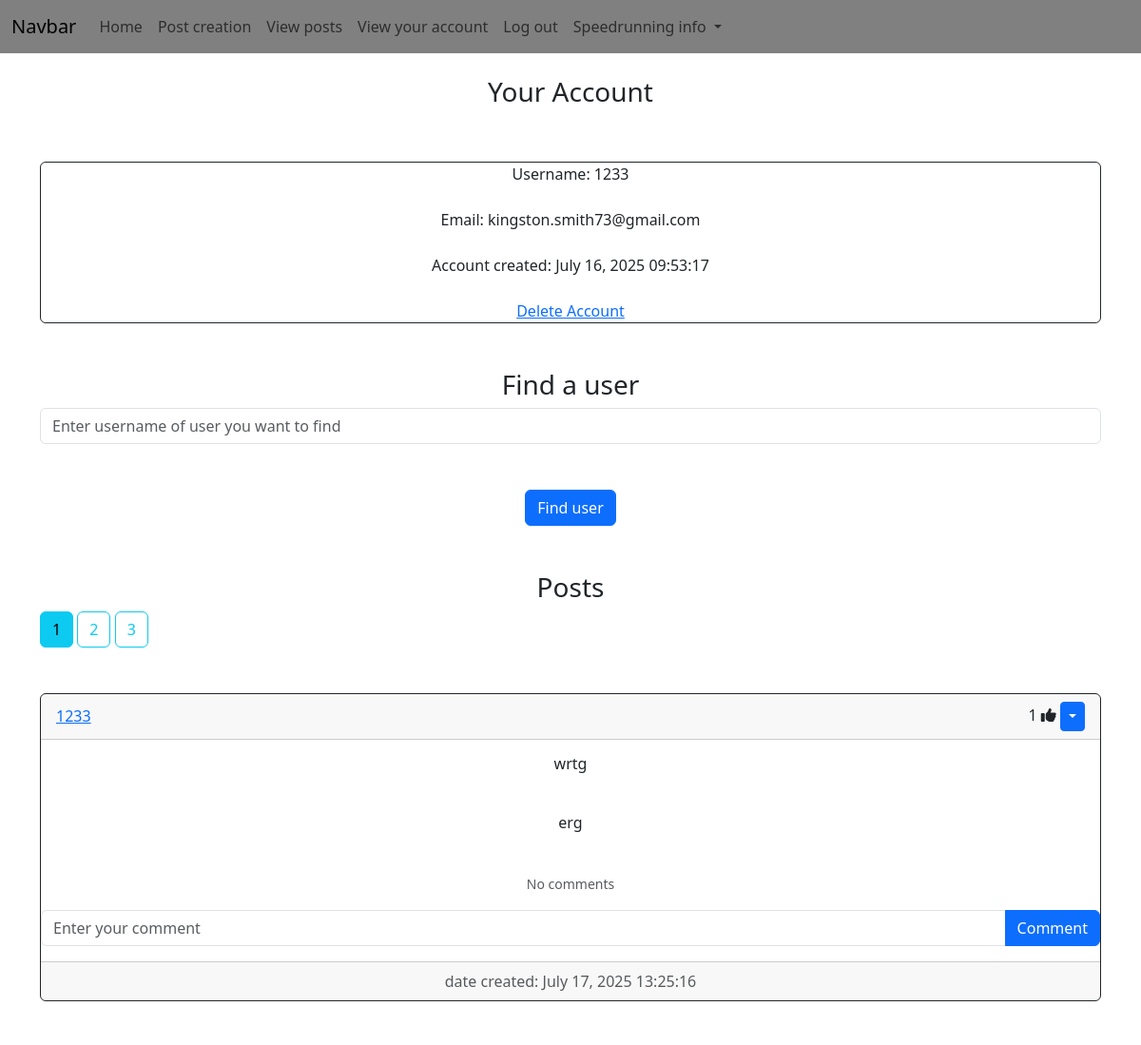
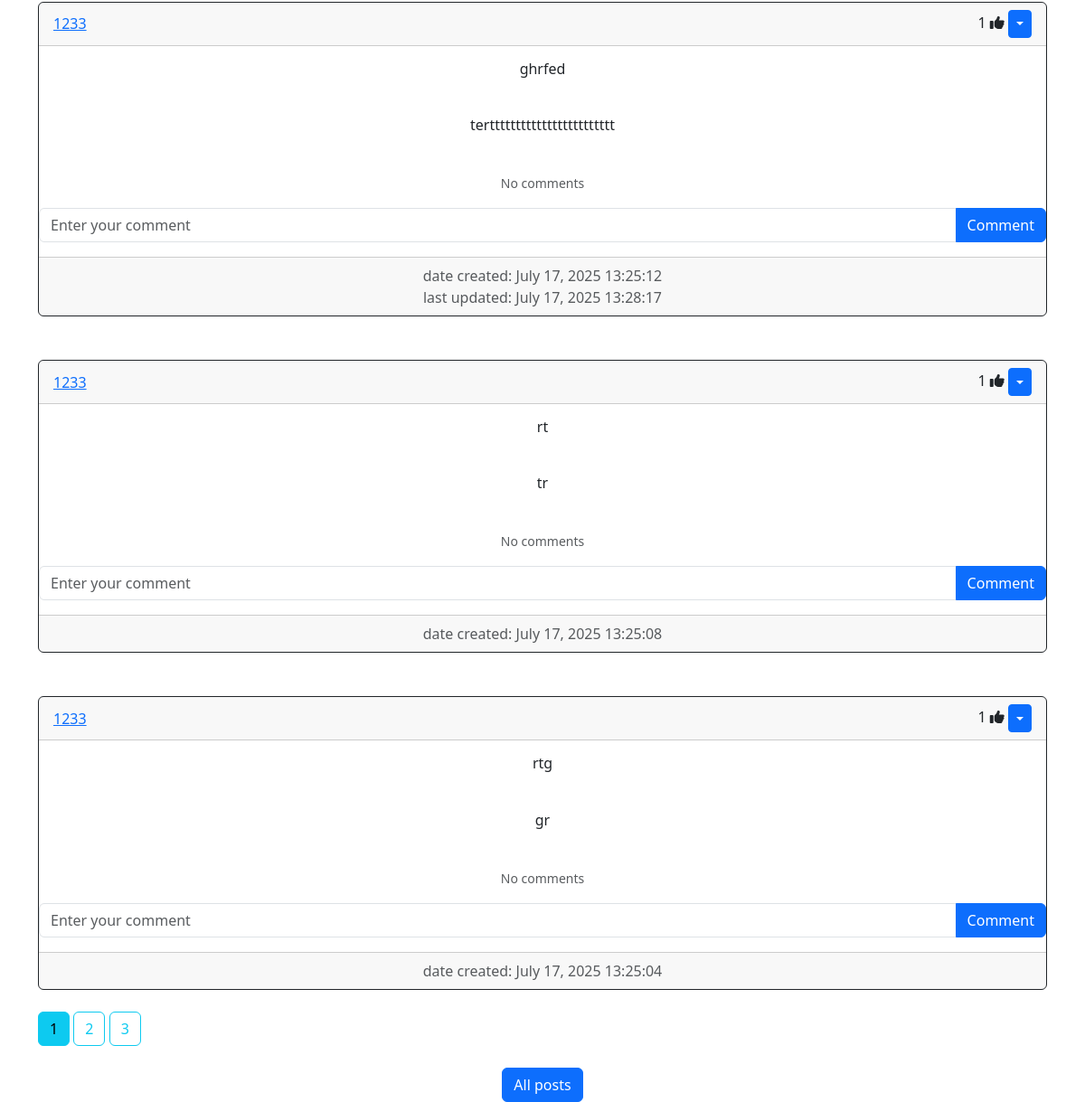
Screenshot of /account/1233 (signed in) with the database file from the repository (2 pictures, top to bottom).
### website/models.py (models this page shows)
class User(db.Model, UserMixin):
    id = db.Column(db.Integer, primary_key=True)
    email = db.Column(db.String(150), unique=True)
    username = db.Column(db.String(20), unique=True)
    password = db.Column(db.String(20))
    date_created = db.Column(db.String)
    posts = db.Relationship('Post', backref="user", passive_deletes=True)
    comments = db.Relationship('Comment', backref='user', passive_deletes=True)
    likes = db.Relationship('Like', backref='user', passive_deletes=True)

class Post(db.Model):
    id = db.Column(db.Integer, primary_key=True)
    title = db.Column(db.String(100), nullable=False)
    content = db.Column(db.Text, nullable=False)
    date_created = db.Column(db.String)
    last_updated = db.Column(db.String)
    author = db.Column(db.Integer, db.ForeignKey(
        'user.id', ondelete="CASCADE"), nullable=False)
    comments = db.Relationship('Comment', backref='post', passive_deletes=True)
    likes = db.Relationship('Like', backref='post', passive_deletes=True)

### website/auth.py (the view)
@auth.route("/account/<username>", methods=['GET', 'POST'])
@login_required
def account(username):
    if request.method == "POST":
        username = request.form.get("username")
    page = request.args.get('page', 1, type=int)
    user = User.query.filter_by(username=username).first()
    if not user:
        flash("User does not exist", category="error")
        return redirect(url_for('views.blog'))
    posts = Post.query.filter_by(user=user).order_by(
        Post.date_created.desc()).paginate(page=page, per_page=4)
    return render_template("account.html", user=current_user, posts=posts, username=username)

### website/__init__.py (called while the page is built)
def create_app():
    app = Flask(__name__)
    app.config['SECRET_KEY'] = "388ud40ii03do43lpdekwfckojehwuftdeeduiqowpdslpodojsijdoipowpkdiojpewiifhr8498323ijoidj8edc98eis4w134w152t3tupw3popoi90wdpoewidouhouiudhe"
    app.config['SQLALCHEMY_DATABASE_URI'] = f'sqlite:///{DB_NAME}'
    db.init_app(app)
    from .views import views
    app.register_blueprint(views, url_prefix="/")
    from .auth import auth
    app.register_blueprint(auth, url_prefix="/")
    from .models import User
    with app.app_context():
        db.create_all()
    login_manager = LoginManager()
    login_manager.login_view = "auth.login"
    login_manager.init_app(app)
    @login_manager.user_loader
    def load_user(id):
        return User.query.get(int(id))
    return app

### website/Templates/account.html
{% extends "posts_div.html" %} {% block title %}{{username}}'s posts{% endblock %}{% block header %} {{username}}'s posts {% endblock %}
{% block usersearch %}
<div align="center"><h3>Find a user</h3></div>
<form method="POST">
    <input type="text" name="username" id="username" class="form-control" placeholder="Enter username of user you want to find" />
    <br/>
    <br/>
    <div align="center">
        <button class="btn btn-primary" type="submit">
            Find user
        </button>
    </div>
</form>
{% endblock %}
{% block footer %}
<div align="center">
    <a href="/blog"> <button type="button" class="btn btn-primary btn-large">All posts</button></a>
</div>
{% endblock %}

### website/Templates/posts_div.html (shortened to what this page needs)
{% extends "template.html" %} {% block title %} View posts {% endblock %}
{% block content %}
{% if user.username==username %}
<div align="center"><h3>Your Account</h3></div>
<br/><br/>
<div class="card border-dark" align="center">
    <div class="card-text">Username: {{user.username}}</div>
    <br/>
    <div class="card-text">Email: {{user.email}}</div>
    <br/>
    <div class="card-text">Account created: {{user.date_created}}</div>
    <br/>
    <a href="/delete-account/{{user.id}}">Delete Account</a>
</div>
<br/><br/>
{% endif %}
{% block usersearch %}{% endblock %}
<br/><br/>
<div align="center">
    <h3>Posts</h3>
</div>
{% for page_num in posts.iter_pages(left_edge=1, right_edge=1, left_current=1, right_current=2) %}
{% if page_num %}
{% if posts.page==page_num %}
<a class="btn btn-info mb-4" href="{{url_for('views.blog', page=page_num)}}">{{page_num}}</a>
{% else %}
<a class="btn btn-outline-info mb-4" href="{{url_for('views.blog', page=page_num)}}">{{page_num}}</a>
{% endif %}
{% else %}
...
{% endif %}
{% endfor %}
<div id="posts">
    {% for post in posts %}
    <br/>
    <div class="card border-dark" align="center">
        <div class="card-header d-flex justify-content-between align-items-center">
            <a href="/account/{{post.user.username}}">{{post.user.username}}</a>
            <div>
                <span id="likes-count-{{post.id}}">{{post.likes|length}}</span>
                {% if user.id in post.likes|map(attribute="author")|list %}
                <i class="fas fa-thumbs-up" id="like-button-{{post.id}}" onclick="like({{post.id}})"></i>
                {% else %}
                <i class="far fa-thumbs-up" id="like-button-{{post.id}}" onclick="like({{post.id}})"></i>
                {% endif %}
                {% if user.id==post.author %}
                <div class="btn-group">
                    <button type="button" class="btn btn-sm btn-primary dropdown-toggle" data-bs-toggle="dropdown"></button>
                </div>
                {% endif %}
            </div>
        </div>
        <div class="card-body">
            <div class="card-text"><h6>{{post.title}}</h6></div>
        </div>
        <div class="card-body">
            <div class="card-text">{{post.content}}</div>
        </div>
        <br/>
        <p class="card-text">
            {% if post.comments|length>0 %}
            <a data-bs-toggle="collapse" href="#comments-{{post.id}}" role="button">
                <small>View {{post.comments|length}} Comments</small>
            </a>
            {% else %}
            <small class="text-muted">No comments</small>
            {% endif %}
        </p>
        <form class="input-group mb-3" method="POST" action="/create-comment/{{post.id}}">
            <input type="text" id="text" name="text" class="form-control" placeholder="Enter your comment"/>
            <button type="btn" class="btn btn-primary">Comment</button>
        </form>
        <div class="card-footer text-muted">
            date created: {{post.date_created}}
            {% if post.date_created!=post.last_updated %}
            <br/>
            last updated: {{post.last_updated}}
            {% endif %}
        </div>
    </div>
    <br/>
    {% endfor %}
</div>
{% for page_num in posts.iter_pages(left_edge=1, right_edge=1, left_current=1, right_current=2) %}
{% if page_num %}
{% if posts.page==page_num %}
<a class="btn btn-info mb-4" href="{{url_for('views.blog', page=page_num)}}">{{page_num}}</a>
{% else %}
<a class="btn btn-outline-info mb-4" href="{{url_for('views.blog', page=page_num)}}">{{page_num}}</a>
{% endif %}
{% else %}
...
{% endif %}
{% endfor %}
{% block footer %}{% endblock %}
{% endblock %}

### rows the page displays
User: username "1233", email "kingston.smith73@gmail.com", date_created "July 16, 2025 09:53:17"
Post: user.username "1233", likes|length "1", title "wrtg", content "erg", date_created "July 17, 2025 13:25:16"
Post: user.username "1233", likes|length "1", title "ghrfed", content "tertttttttttttttttttttttttt", date_created "July 17, 2025 13:25:12", last_updated "July 17, 2025 13:28:17"
Post: user.username "1233", likes|length "1", title "rt", content "tr", date_created "July 17, 2025 13:25:08"
Post: user.username "1233", likes|length "1", title "rtg", content "gr", date_created "July 17, 2025 13:25:04"

### other values shown
{{ page_num }} "1"
{{ page_num }} "2" "3"
